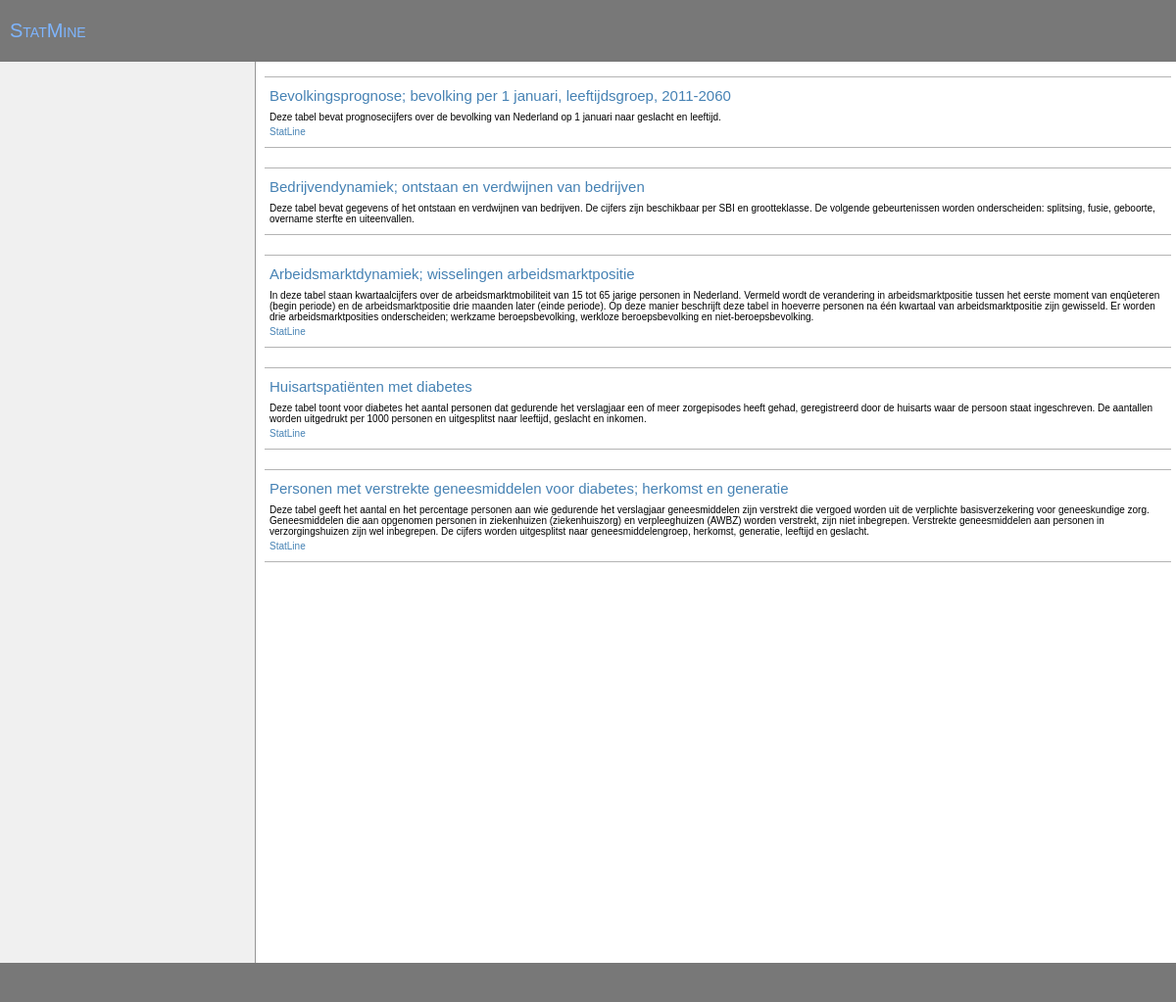
Before: / with the older database file.
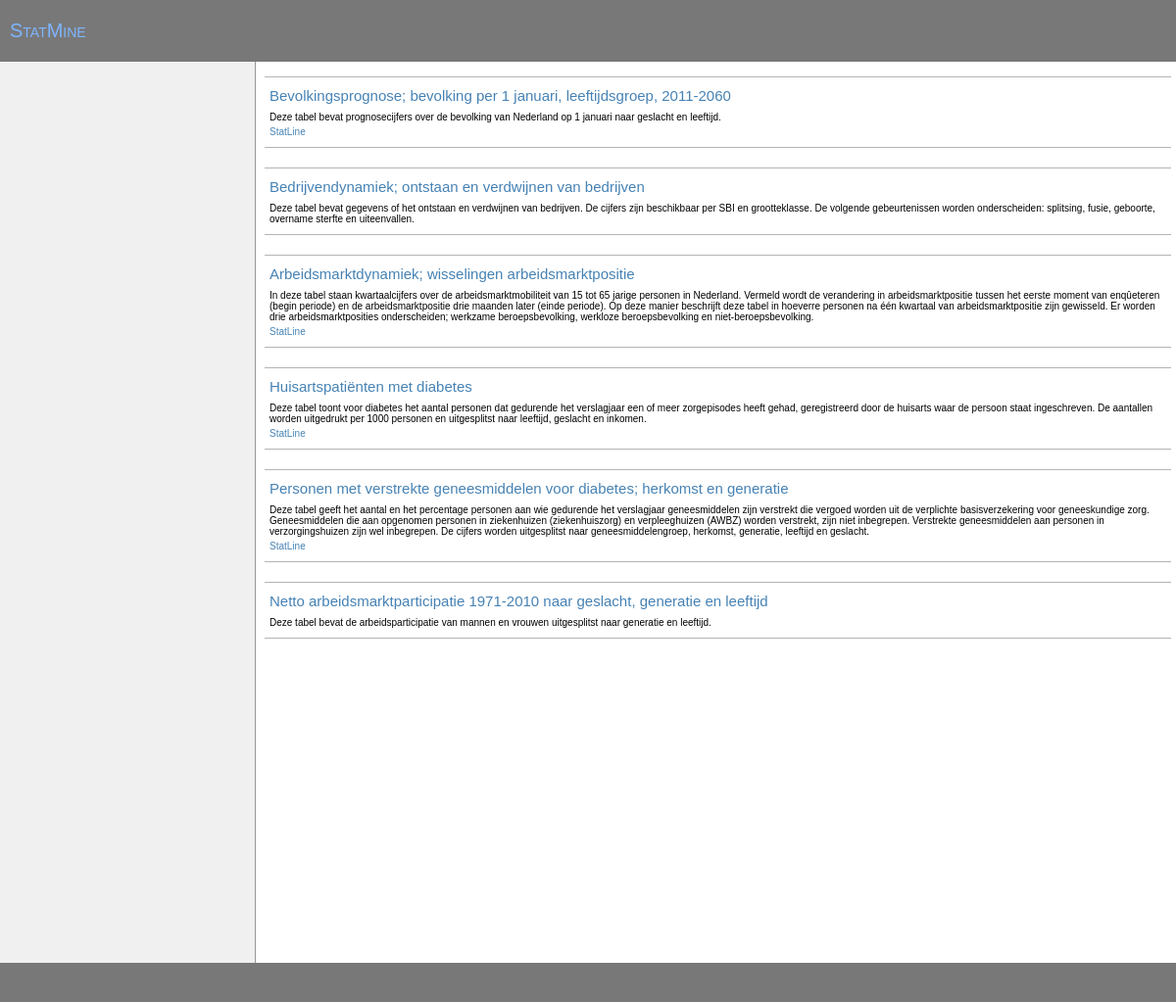
After: the same page with the newer database file.
### tables this page shows
CREATE TABLE tables 
( id INTEGER,
	name TEXT,
	longname TEXT,
	description TEXT,
	url TEXT 
);

### php/meta.php (called while the page is built, shortened)
<?php
  $META = array();
  $META['bevolkingsprognoses'] = array(
      'longname' => 'Bevolkingsprognose; bevolking per 1 januari, leeftijdsgroep, 2011-2060',
      'description' => 'Deze tabel bevat prognosecijfers over de bevolking van Nederland op 1 ' .
          'januari naar geslacht en leeftijd. ',
      'url' => 'http://statline.cbs.nl/StatWeb/selection/?DM=SLNL&PA=80755NED&VW=T',
      'variables' => array("gender", "age", "year", "variable"),
      'idvariables' => array("gender", "age", "year"),
      'gender' => array(
          'longname' => 'Geslacht',
          'default' => 3,
          'defaultnot' => 3,
          'levels' => array('Man', 'Vrouw', 'Totaal')
        ),
      'age' => array(
          'longname' => 'Leeftijd',
          'default' => 21,
          'defaultnot' => 21,
          'levels' => array(
              "0-5",   "5-10",  "10-15", "15-20", "20-25", "25-30", "30-35", "35-40",
              "40-45", "45-50", "50-55", "55-60", "60-65", "65-70", "70-75", "75-80", "80-85",
              "85-90", "90-95", "95+", "Totaal")
        ),
      'year' => array(
          'longname' => 'Jaar',
          'default' => 50,
          'defaultnot' => 50,
          'levels' => array(
              "2011", "2012", "2013", "2014", "2015", "2016", "2017", "2018", "2019", "2020",
              "2021", "2022", "2023", "2024", "2025", "2026", "2027", "2028", "2029", "2030",
              "2031", "2032", "2033", "2034", "2035", "2036", "2037", "2038", "2039", "2040",
              "2041", "2042", "2043", "2044", "2045", "2046", "2047", "2048", "2049", "2050",
              "2051", "2052", "2053", "2054", "2055", "2056", "2057", "2058", "2059", "2060")
        ),
      'prognosis' => array(
          'longname' => 'Verwacht aantal personen'
        ),
      'default_graph' => array(
          'type' => 'line',
          'xcat' => 'year',
          'ynum' => 'prognosis',
          'colour' => 'gender'
        )
    );
  $META['diabetes'] = array(
      'longname' => 'Huisartspatiënten met diabetes',
      'description' => 'Deze tabel toont voor diabetes het aantal personen dat ' .
        'gedurende het verslagjaar een of meer zorgepisodes heeft gehad, geregistreerd ' .
        'door de huisarts waar de persoon staat ingeschreven. De aantallen worden ' .
        'uitgedrukt per 1000 personen en uitgesplitst naar leeftijd, geslacht en inkomen.',
      'url' => 'http://statline.cbs.nl/StatWeb/selection/?DM=SLNL&PA=80577NED&VW=T',
      'variables' => array("jaar", "inkomensgroep", "geslacht", "leeftijd", "variable"),
      'idvariables' => array("jaar", "inkomensgroep", "geslacht", "leeftijd"),
      'jaar' => array(
          'longname' => 'Jaar',
          'default' => 8,
          'levels' => array('2002', '2003', '2004', '2005', '2006', '2007', '2008', '2009')
        ),
      'inkomensgroep' => array(
          'longname' => 'Inkomensgroep',
          'default' => 11,
          'defaultnot' => 11,
          'levels' => array('1e 10%-inkomensgroep (laag inkomen)', '2e 10%-inkomensgroep',
            '3e 10%-inkomensgroep', '4e 10%-inkomensgroep', '5e 10%-inkomensgroep',
            '6e 10%-inkomensgroep', '7e 10%-inkomensgroep', '8e 10%-inkomensgroep',
            '9e 10%-inkomensgroep', '10e 10%-inkomensgroep (hoog inkomen)', 'Totaal')
        ),
      'geslacht' => array(
          'longname' => 'Geslacht',
          'default' => 3,
          'defaultnot' => 3,
          'levels' => array('Man', 'Vrouw', 'Totaal')
        ),
      'leeftijd' => array(
          'longname' => 'Leeftijd',
          'default' => 7,
          'defaultnot' => 7,
          'levels' => array('0 tot 15 jaar', '15 tot 30 jaar', '30 tot 45 jaar',
            '45 tot 60 jaar', '60 tot 75 jaar', '75 jaar of ouder', 'Totaal')
        ),
      'aantal_patienten'=> array(
          'longname' => 'Aantal patiënten met diabetes'
        ),
      'default_graph' => array(
          'type' => 'bar',
          'ycat' => 'jaar',
          'size' => 'aantal_patienten'
        )
    );
  $META['participation'] = array(
      'longname' => 'Netto arbeidsmarktparticipatie 1971-2010 naar geslacht, generatie en leeftijd',
      'description' => 'Deze tabel bevat de arbeidsparticipatie van mannen en vrouwen uitgesplitst ' .
          'naar generatie en leeftijd.',
      'url' => '',
      'variables' => array("geslacht", "generatie", "leeftijd", "variable"),
      'idvariables' => array("geslacht", "generatie", "leeftijd"),
      'geslacht' => array(
          'longname' => 'Geslacht',
          'default' => 2,
          'levels' => array('Man', 'Vrouw')
        ),
      'generatie' => array(
          'longname' => 'Geboortegeneratie',
          'default' => 4,
          'levels' => array(
              "1906-1910", "1911-1915", "1916-1920", "1921-1925", "1926-1930", "1931-1935", "1936-1940",
              "1941-1945", "1946-1950", "1951-1955", "1956-1960", "1961-1965", "1966-1970", "1971-1975",
              "1976-1980", "1981-1985", "1986-1990")
        ),
      'leeftijd' => array(
          'longname' => 'Leeftijd',
          'default' => 1,
          'levels' => array(
              '16', '17', '18', '19', '20', '21', '22', '23', '24', '25', '26', '27', '28', '29', '30',
              '31', '32', '33', '34', '35', '36', '37', '38', '39', '40', '41', '42', '43', '44', '45',
              '46', '47', '48', '49', '50', '51', '52', '53', '54', '55', '56', '57', '58', '59', '60',
              '61', '62', '63', '64', '65', '66', '67')
        ),
      'participatie'=> array(
          'longname' => 'Arbeidsmarktparticipatie'
        ),
      'default_graph' => array(
          'type' => 'line',
          'ynum' => 'participatie',
          'xcat' => 'leeftijd',
          'colour' => 'generatie',
          'row' => 'geslacht'
        )
    );
?>

### index.php (the view, shortened to what this page needs)
<!DOCTYPE html>
<html>
  <head>
    <link type="text/css" href="css/ui.css" rel="stylesheet" />
    <link type="text/css" href="css/smoothness/jquery-ui-1.8.17.custom.css" rel="stylesheet" />
  </head>
  <body>
  <header>
    <h1><a href="index.php">StatMine</a></h1>
  </header>
  <article>
    <div class="menu">
    </div>
    <div class="content">
<?php
  require_once("php/meta.php");
  $pdo = new PDO("sqlite:data/test.sqlite");
  $r = $pdo->query("SELECT * FROM tables");
  while ($row = $r->fetch()) {
    $meta = $META[$row['name']];
    echo '<div class="table">';
    echo '<h2><a href="ui.php?id=' . $row['id'] . '">' .  $meta['longname'] . '</a></h2>';
    echo '<p>' . $meta['description'] . '</p>';
    if (isset($meta['url']) && $meta['url'] != '')
      echo '<p class="tableoptions"><a href="' . $meta['url'] . '">StatLine</a></p>';
    echo '</div>';
  }
?>
    </div>
  </article>
  <footer>
  </footer>
  </body>
</html>

### css/ui.css (style rules this page uses)
BODY { font-family : sans-serif; font-size: 10px; color : black; }
* { padding : 0pt; margin : 0pt; border : none 0pt; font-weight : normal; text-decoration : none; }
a { color : steelblue; font-size : inherit; }
header, footer { background : rgb(120, 120, 120); border-bottom : rgb(10, 10, 10); padding : 20px 10px; color : white; }
header h1 { font-size : 200%; color : inherit; font-variant : small-caps; }
header a { color : #7eb5ff; }
footer { clear : both; }
article { float : left; width : 100%; }
div.menu { float : left; width : 240px; padding : 10px 10px; min-height : 900px; background : rgb(240, 240, 240); border-right : rgb(150, 150, 150) solid 1px; }
div.table { margin-top : 10px; margin-bottom : 20px; border-bottom : 1px solid rgb(180, 180, 180); border-top : 1px solid rgb(180, 180, 180); padding : 10px 5px; }
div.table H2 { margin-bottom : 8px; }
div.table p.tableoptions { margin-top : 4px; }
div.content { margin-left : 265px; padding : 5px; }

Changed rows visible on the page:
added tables: name "Netto arbeidsmarktparticipatie 1971-2010 naar geslacht, generatie en leeftijd", name "Deze tabel bevat de arbeidsparticipatie van mannen en vrouwen uitgesplitst naar generatie en leeftijd."
